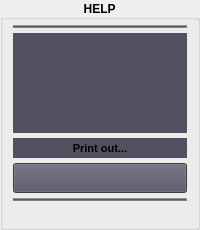
      <widget class="QGroupBox" name="grHelp">
       <property name="minimumSize">
        <size>
         <width>100</width>
         <height>0</height>
        </size>
       </property>
       <property name="font">
        <font>
         <family>Arial</family>
         <pointsize>9</pointsize>
         <weight>75</weight>
         <bold>true</bold>
        </font>
       </property>
       <property name="title">
        <string> HELP </string>
       </property>
       <property name="alignment">
        <set>Qt::AlignCenter</set>
       </property>
       <layout class="QVBoxLayout" name="verticalLayout">
        <property name="spacing">
         <number>5</number>
        </property>
        <property name="leftMargin">
         <number>5</number>
        </property>
        <property name="topMargin">
         <number>5</number>
        </property>
        <property name="rightMargin">
         <number>5</number>
        </property>
        <property name="bottomMargin">
         <number>7</number>
        </property>
        <item>
         <layout class="QVBoxLayout" name="vertLayHelp">
          <property name="spacing">
           <number>5</number>
          </property>
          <property name="sizeConstraint">
           <enum>QLayout::SetDefaultConstraint</enum>
          </property>
          <property name="leftMargin">
           <number>5</number>
          </property>
          <property name="topMargin">
           <number>0</number>
          </property>
          <property name="rightMargin">
           <number>5</number>
          </property>
          <property name="bottomMargin">
           <number>19</number>
          </property>
          <item>
           <widget class="Line" name="lineHep">
            <property name="styleSheet">
             <string notr="true">background-color: rgb(131, 131, 131);</string>
            </property>
            <property name="frameShadow">
             <enum>QFrame::Raised</enum>
            </property>
            <property name="orientation">
             <enum>Qt::Horizontal</enum>
            </property>
           </widget>
          </item>
          <item>
           <widget class="QLabel" name="lblHelpBoxFiller">
            <property name="minimumSize">
             <size>
              <width>0</width>
              <height>100</height>
             </size>
            </property>
            <property name="maximumSize">
             <size>
              <width>16777215</width>
              <height>16777215</height>
             </size>
            </property>
            <property name="styleSheet">
             <string notr="true">background-color: rgb(81, 81, 97);</string>
            </property>
            <property name="text">
             <string/>
            </property>
           </widget>
          </item>
          <item>
           <widget class="QLabel" name="lblPrintOut">
            <property name="minimumSize">
             <size>
              <width>0</width>
              <height>20</height>
             </size>
            </property>
            <property name="maximumSize">
             <size>
              <width>16777215</width>
              <height>16777215</height>
             </size>
            </property>
            <property name="font">
             <font>
              <family>Arial</family>
              <pointsize>8</pointsize>
             </font>
            </property>
            <property name="styleSheet">
             <string notr="true">background-color: rgb(81, 81, 97);</string>
            </property>
            <property name="text">
             <string>Print out...</string>
            </property>
            <property name="alignment">
             <set>Qt::AlignCenter</set>
            </property>
           </widget>
          </item>
          <item>
           <widget class="QPushButton" name="btnHelp">
            <property name="minimumSize">
             <size>
              <width>0</width>
              <height>30</height>
             </size>
            </property>
            <property name="toolTip">
             <string>&lt;html&gt;&lt;head/&gt;&lt;body&gt;&lt;p&gt;&lt;span style=&quot; font-weight:600;&quot;&gt;Help&lt;/span&gt; - Open up the wiki Help page&lt;/p&gt;&lt;/body&gt;&lt;/html&gt;</string>
            </property>
            <property name="styleSheet">
             <string notr="true">QWidget{
background-color: rgb(81, 81, 97);
selection-background-color: rgb(170, 255, 255);
color: rgb(0, 0, 0);
}

QPushButton:hover {background-color: rgb(60, 159, 209); }</string>
            </property>
            <property name="text">
             <string/>
            </property>
            <property name="icon">
             <iconset>
              <normaloff>../img/icons/btn_helpBlue.png</normaloff>../img/icons/btn_helpBlue.png</iconset>
            </property>
            <property name="iconSize">
             <size>
              <width>23</width>
              <height>23</height>
             </size>
            </property>
           </widget>
          </item>
          <item>
           <widget class="Line" name="line_2">
            <property name="styleSheet">
             <string notr="true">background-color: rgb(131, 131, 131);background-color: rgb(131, 131, 131);background-color: rgb(131, 131, 131);background-color: rgb(131, 131, 131);background-color: rgb(131, 131, 131);background-color: rgb(131, 131, 131);background-color: rgb(131, 131, 131);background-color: rgb(131, 131, 131);background-color: rgb(131, 131, 131);background-color: rgb(131, 131, 131);background-color: rgb(131, 131, 131);background-color: rgb(131, 131, 131);background-color: rgb(131, 131, 131);background-color: rgb(131, 131, 131);background-color: rgb(131, 131, 131);background-color: rgb(131, 131, 131);background-color: rgb(131, 131, 131);background-color: rgb(131, 131, 131);background-color: rgb(131, 131, 131);</string>
            </property>
            <property name="frameShadow">
             <enum>QFrame::Raised</enum>
            </property>
            <property name="orientation">
             <enum>Qt::Horizontal</enum>
            </property>
           </widget>
          </item>
         </layout>
        </item>
       </layout>
      </widget>
